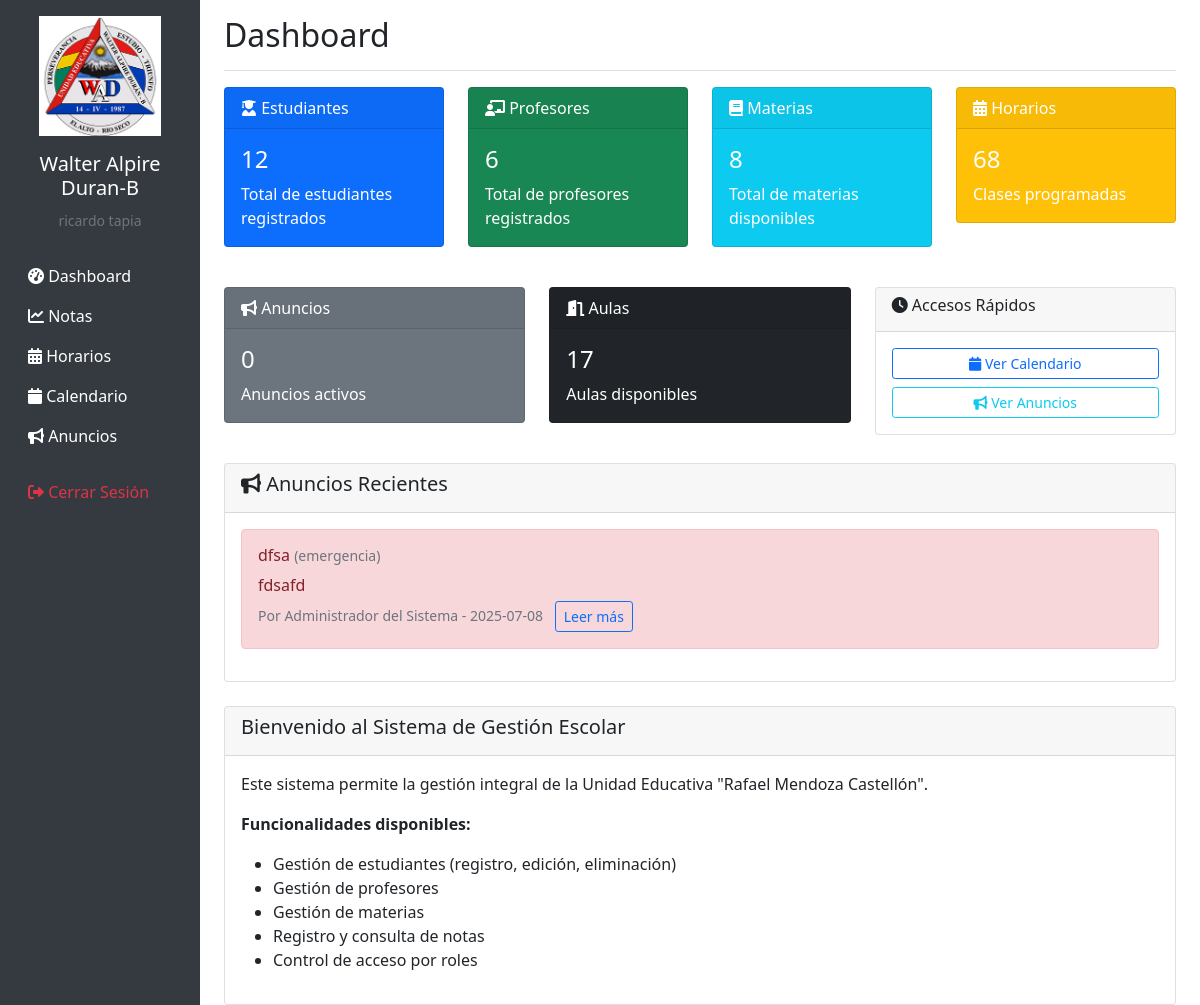
The app's page /dashboard (signed in) with its own data.
### tables this page shows
CREATE TABLE announcements (
            id INTEGER PRIMARY KEY AUTOINCREMENT,
            title TEXT NOT NULL,
            content TEXT NOT NULL,
            category TEXT,
            priority TEXT NOT NULL CHECK (priority IN ('alta', 'media', 'baja')),
            target_audience TEXT NOT NULL CHECK (target_audience IN ('todos', 'estudiantes', 'profesores', 'padres')),
            author_id INTEGER NOT NULL,
            expires_at DATE,
            created_at TIMESTAMP DEFAULT CURRENT_TIMESTAMP,
            FOREIGN KEY (author_id) REFERENCES users (id)
        );

CREATE TABLE users (
            id INTEGER PRIMARY KEY AUTOINCREMENT,
            username TEXT UNIQUE NOT NULL,
            password TEXT NOT NULL,
            role TEXT NOT NULL CHECK (role IN ('director', 'profesor', 'padre')),
            full_name TEXT NOT NULL,
            email TEXT,
            created_at TIMESTAMP DEFAULT CURRENT_TIMESTAMP
        );

### app.py (the view)
@app.route('/dashboard')
@login_required
def dashboard():
    conn = get_db_connection()
    total_students = conn.execute('SELECT COUNT(*) as count FROM students').fetchone()['count']
    total_teachers = conn.execute('SELECT COUNT(*) as count FROM teachers').fetchone()['count']
    total_subjects = conn.execute('SELECT COUNT(*) as count FROM subjects').fetchone()['count']
    total_schedules = conn.execute('SELECT COUNT(*) as count FROM schedules').fetchone()['count']
    total_announcements = conn.execute('SELECT COUNT(*) as count FROM announcements WHERE expires_at IS NULL OR expires_at >= date("now")').fetchone()['count']
    total_rooms = conn.execute('SELECT COUNT(*) as count FROM rooms').fetchone()['count']
    recent_announcements = conn.execute('''
        SELECT a.*, u.full_name as author_name
        FROM announcements a
        JOIN users u ON a.author_id = u.id
        WHERE (a.expires_at IS NULL OR a.expires_at >= date('now'))
        AND (a.target_audience = 'todos' OR a.target_audience = ?)
        ORDER BY a.created_at DESC
        LIMIT 3
    ''', (session['user_role'],)).fetchall()
    conn.close()
    stats = {
        'students': total_students,
        'teachers': total_teachers,
        'subjects': total_subjects,
        'schedules': total_schedules,
        'announcements': total_announcements,
        'rooms': total_rooms
    }
    return render_template('dashboard.html', stats=stats, recent_announcements=recent_announcements)

### app.py (called while the page is built)
def get_db_connection():
    conn = sqlite3.connect(DATABASE)
    conn.row_factory = sqlite3.Row
    return conn

def login_required(f):
    @wraps(f)
    def decorated_function(*args, **kwargs):
        if 'user_id' not in session:
            return redirect(url_for('login'))
        return f(*args, **kwargs)
    return decorated_function

### templates/dashboard.html (shortened to what this page needs)
{% extends "base.html" %}
{% block content %}
<div class="d-flex justify-content-between flex-wrap flex-md-nowrap align-items-center pt-3 pb-2 mb-3 border-bottom">
    <h1 class="h2">Dashboard</h1>
</div>
<div class="row">
    <div class="col-md-3">
        <div class="card text-white bg-primary mb-3">
            <div class="card-header">
                <i class="fas fa-user-graduate"></i> Estudiantes
            </div>
            <div class="card-body">
                <h4 class="card-title">{{ stats.students }}</h4>
                <p class="card-text">Total de estudiantes registrados</p>
            </div>
        </div>
    </div>
    <div class="col-md-3">
        <div class="card text-white bg-success mb-3">
            <div class="card-header">
                <i class="fas fa-chalkboard-teacher"></i> Profesores
            </div>
            <div class="card-body">
                <h4 class="card-title">{{ stats.teachers }}</h4>
                <p class="card-text">Total de profesores registrados</p>
            </div>
        </div>
    </div>
    <div class="col-md-3">
        <div class="card text-white bg-info mb-3">
            <div class="card-header">
                <i class="fas fa-book"></i> Materias
            </div>
            <div class="card-body">
                <h4 class="card-title">{{ stats.subjects }}</h4>
                <p class="card-text">Total de materias disponibles</p>
            </div>
        </div>
    </div>
    <div class="col-md-3">
        <div class="card text-white bg-warning mb-3">
            <div class="card-header">
                <i class="fas fa-calendar-alt"></i> Horarios
            </div>
            <div class="card-body">
                <h4 class="card-title">{{ stats.schedules }}</h4>
                <p class="card-text">Clases programadas</p>
            </div>
        </div>
    </div>
</div>
<div class="row mt-4">
    <div class="col-md-4">
        <div class="card text-white bg-secondary mb-3">
            <div class="card-header">
                <i class="fas fa-bullhorn"></i> Anuncios
            </div>
            <div class="card-body">
                <h4 class="card-title">{{ stats.announcements }}</h4>
                <p class="card-text">Anuncios activos</p>
            </div>
        </div>
    </div>
    <div class="col-md-4">
        <div class="card text-white bg-dark mb-3">
            <div class="card-header">
                <i class="fas fa-door-open"></i> Aulas
            </div>
            <div class="card-body">
                <h4 class="card-title">{{ stats.rooms }}</h4>
                <p class="card-text">Aulas disponibles</p>
            </div>
        </div>
    </div>
    <div class="col-md-4">
        <div class="card">
            <div class="card-header">
                <h6><i class="fas fa-clock"></i> Accesos Rápidos</h6>
            </div>
            <div class="card-body">
                <div class="d-grid gap-2">
                    <a href="{{ url_for('schedule_calendar') }}" class="btn btn-outline-primary btn-sm">
                        <i class="fas fa-calendar"></i> Ver Calendario
                    </a>
                    <a href="{{ url_for('list_announcements') }}" class="btn btn-outline-info btn-sm">
                        <i class="fas fa-bullhorn"></i> Ver Anuncios
                    </a>
                </div>
            </div>
        </div>
    </div>
</div>
{% if recent_announcements %}
<div class="row mt-4">
    <div class="col-12">
        <div class="card">
            <div class="card-header">
                <h5><i class="fas fa-bullhorn"></i> Anuncios Recientes</h5>
            </div>
            <div class="card-body">
                {% for announcement in recent_announcements %}
                <div class="alert alert-{{ 'danger' if announcement.priority == 'alta' else 'warning' if announcement.priority == 'media' else 'info' }} alert-dismissible">
                    <h6 class="alert-heading">
                        {{ announcement.title }}
                        <small class="text-muted">({{ announcement.category or 'General' }})</small>
                    </h6>
                    <p class="mb-1">{{ announcement.content[:150] }}{% if announcement.content|length > 150 %}...{% endif %}</p>
                    <small class="text-muted">
                        Por {{ announcement.author_name }} - {{ announcement.created_at.split(' ')[0] }}
                    </small>
                    <a href="{{ url_for('view_announcement', id=announcement.id) }}" class="btn btn-sm btn-outline-primary ms-2">
                        Leer más
                    </a>
                </div>
                {% endfor %}
            </div>
        </div>
    </div>
</div>
{% endif %}
<div class="row mt-4">
    <div class="col-12">
        <div class="card">
            <div class="card-header">
                <h5>Bienvenido al Sistema de Gestión Escolar</h5>
            </div>
            <div class="card-body">
                <p>Este sistema permite la gestión integral de la Unidad Educativa "Rafael Mendoza Castellón".</p>
                <p><strong>Funcionalidades disponibles:</strong></p>
                <ul>
                    <li>Gestión de estudiantes (registro, edición, eliminación)</li>
                    <li>Gestión de profesores</li>
                    <li>Gestión de materias</li>
                    <li>Registro y consulta de notas</li>
                    <li>Control de acceso por roles</li>
                </ul>
            </div>
        </div>
    </div>
</div>
{% endblock %}

### records on screen
announcements: title "dfsa", category "emergencia", content "fdsafd", author_name "Administrador del Sistema", created_at "2025-07-08"

### other values on screen
{{ session.full_name }} "ricardo tapia"
{{ stats.students }} "12"
{{ stats.teachers }} "6"
{{ stats.subjects }} "8"
{{ stats.schedules }} "68"
{{ stats.announcements }} "0"
{{ stats.rooms }} "17"
